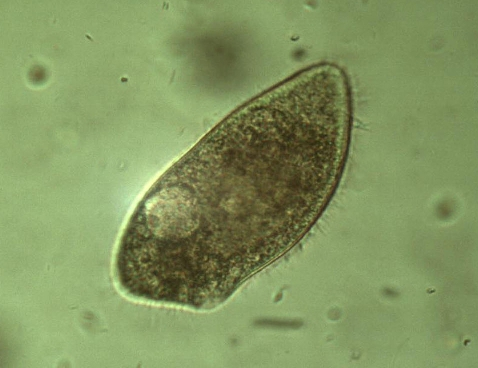
#> input picture Image Processing/Lab 8/Micro.jpg, 478 x 368 px
$ jupyter execute C22388703_Features_3.ipynb   (older library calls are emulated)
#> lines starting #> are read from the running program, lines starting #| are printed output that depends on the picture; after the words box and inside, x2 and y2 are one past the last pixel; in counts of white or black regions, pixels touching at a corner belong together
# Contours
1. Open “Micro.jpg”;
2. Use either thresholding or edge detection to create a binary mask;
3. Extract and draw the boundary of the cell by finding the largest
contour in the image.

[cell 1]
import cv2 as cv2
import numpy as np
from matplotlib import pyplot as plt
from matplotlib import image as image
import math

I = cv2.imread("Micro.jpg")
#> I is the input picture: shape (368, 478, 3); mean B, G, R 95.4, 149.9, 130.7

I = cv2.cvtColor(I, cv2.COLOR_BGR2RGB)
Original = I.copy()

plt.imshow(I)
plt.axis('off')

[cell 2]
I = cv2.cvtColor(I, cv2.COLOR_RGB2GRAY)
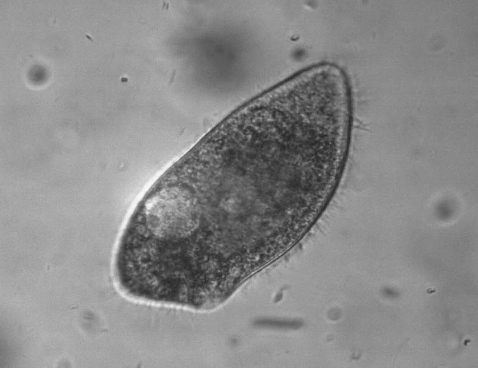
#> I: shape (368, 478); min 36, max 248, mean 137.9

Ix = cv2.Sobel(I,ddepth=cv2.CV_64F,dx=1,dy=0)
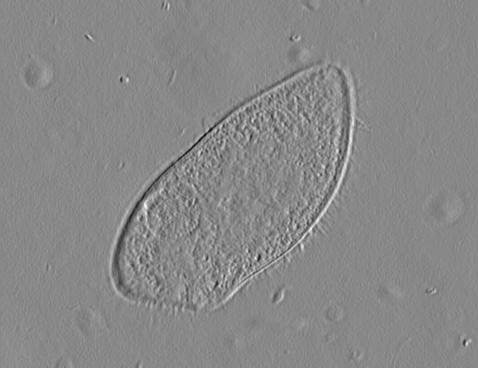
#> Ix: shape (368, 478) float64; min -417, max 362, mean -0.4; drawn with min black and max white
Iy = cv2.Sobel(I,ddepth=cv2.CV_64F,dx=0,dy=1)
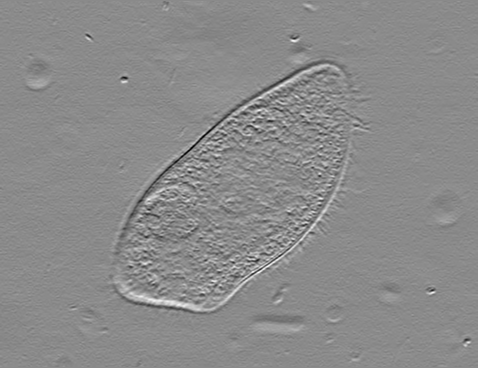
#> Iy: shape (368, 478) float64; min -387, max 324, mean 0.3; drawn with min black and max white

magnitude = np.sqrt((Ix * Ix) + (Iy * Iy))
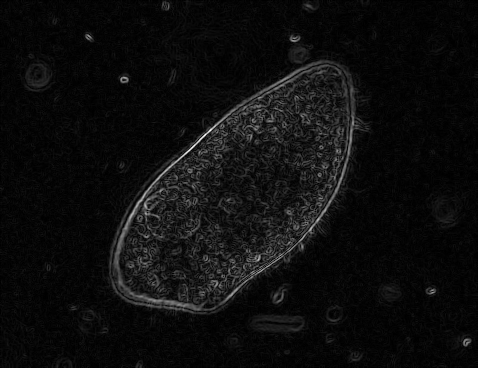
#> magnitude: shape (368, 478) float64; min 0, max 533.6, mean 28.8; drawn with min black and max white

plt.imshow(magnitude, cmap="gray")
plt.axis('off')

[cell 3]
imgThresh = np.mean(magnitude) + 50
#> imgThresh = 78.81

imgThresh, output = cv2.threshold(magnitude, thresh = imgThresh, maxval = 255, type = cv2.THRESH_BINARY)
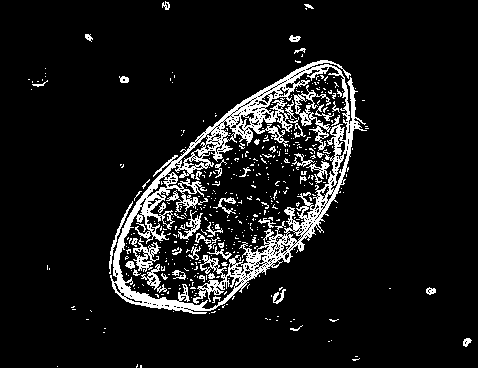
#> output: shape (368, 478) float64; 9.3% white in thin lines or dots

plt.imshow(output, cmap="gray")
plt.axis('off')

[cell 4]
blank = np.full(output.shape, 0, np.uint8)
blank2 = np.full(output.shape, 0, np.uint8)

contours, uselessMatlike = cv2.findContours(output.astype(np.uint8), cv2.RETR_EXTERNAL, cv2.CHAIN_APPROX_NONE)
#> contours = 84 contours, 75 with area under 20; largest, box (x1, y1, x2, y2) and area: (110, 60, 367, 314) 36226, (109, 201, 133, 274) 110, (273, 289, 286, 304) 53, (426, 287, 436, 295) 44, (289, 35, 301, 42) 44; uselessMatlike = 84 rows, first 6: [1, -1, -1, -1], [2, 0, -1, -1], [3, 1, -1, -1], [4, 2, -1, -1], [5, 3, -1, -1], [6, 4, -1, -1]

contours = sorted(contours, key=cv2.contourArea, reverse=True)

largestContour = contours[0]
#> largestContour = contour of 1181 points, box (x1, y1, x2, y2) (110, 60, 367, 314), area 36226

contourDrawn = cv2.drawContours(blank, largestContour, contourIdx=-1, color=(255,255,255), thickness=1)
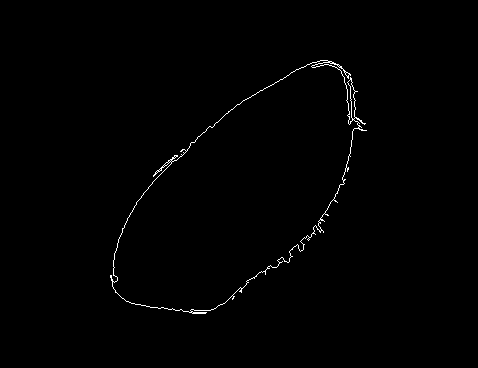
#> contourDrawn: shape (368, 478); 0.64% white in thin lines or dots, all inside (x1, y1, x2, y2) = (110, 60, 367, 314)

plt.imshow(contourDrawn, cmap="gray")
plt.axis('off')
